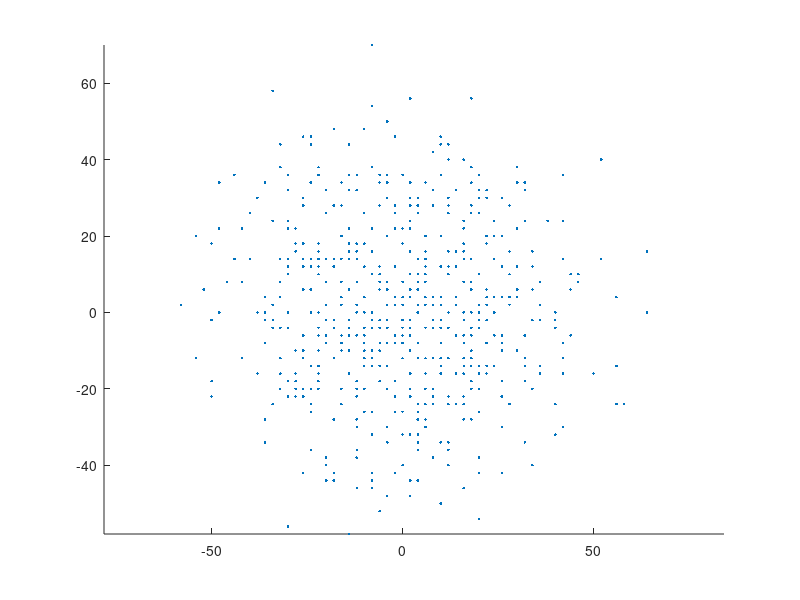

Here is the MATLAB script that generated this plot: (Note: this script raises an error after producing the figure.)
walklength=500;n=600;

rlistx=rand(2,walklength,n);
stepx=rlistx>0.5;
stepx=(stepx*2)-1;
walk=cumsum(stepx,2);

xfinal=walk(1,walklength,:);
yfinal=walk(2,walklength,:);
D=xfinal.^2 + yfinal.^2;

scatter(xfinal,yfinal,'.')
axis equal,xlim(-80,80),ylim(-80,80);
xlabel('x'),ylabel('y');
title('y vs x');

histogram(D(1,:),20)%b
mean(D)%c